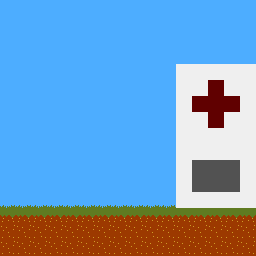

Below is a game level as drawn by its tile map, then a one-line description and the .tmx file that defines it, in full:
An orthogonal 16x16 tile map with 16x16 px tiles, 1 tile layer (Tile Layer 1).

<map version="1.0" tiledversion="1.0.3" orientation="orthogonal" renderorder="right-down" width="16" height="16" tilewidth="16" tileheight="16" nextobjectid="1">
 <tileset firstgid="1" source="../BG/metatiles.tsx" />
 <layer name="Tile Layer 1" width="16" height="16">
  <data encoding="csv">
1,1,1,1,1,1,1,1,1,1,1,1,1,1,1,1,
1,1,1,1,1,1,1,1,1,1,1,1,1,1,1,1,
1,1,1,1,1,1,1,1,1,1,1,1,1,1,1,1,
1,1,1,1,1,1,1,1,1,1,1,1,1,1,1,1,
1,1,1,1,1,1,1,1,1,1,1,34,34,34,34,34,
1,1,1,1,1,1,1,1,1,1,1,34,34,33,34,34,
1,1,1,1,1,1,1,1,1,1,1,34,33,33,33,34,
1,1,1,1,1,1,1,1,1,1,1,34,34,33,34,34,
1,1,1,1,1,1,1,1,1,1,1,34,34,34,34,34,
1,1,1,1,1,1,1,1,1,1,1,34,34,34,34,34,
1,1,1,1,1,1,1,1,1,1,1,34,36,36,36,34,
1,1,1,1,1,1,1,1,1,1,1,34,36,36,36,34,
13,13,13,13,13,13,13,13,13,13,13,34,34,34,34,34,
3,3,3,3,3,3,3,3,3,3,3,3,3,3,3,3,
11,11,11,11,11,11,11,11,11,11,11,11,11,11,11,11,
11,11,11,11,11,11,11,11,11,11,11,11,11,11,11,11
</data>
 </layer>
</map>
